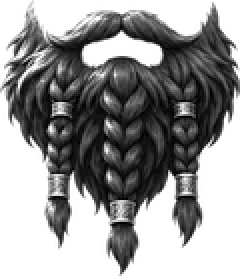
#> input picture src/assets/rpg/bart_dreizopf.webp, 120 x 138 px (shown 2 times larger); its folder holds only this picture in this run
$ python process_extra.py ../../src/assets/rpg/bart_dreizopf.webp 5 5
#> lines starting #> are read from the running program, lines starting #| are printed output that depends on the picture; after the words box and inside, x2 and y2 are one past the last pixel; in counts of white or black regions, pixels touching at a corner belong together
# Zusatz-Sets aus einem eigenen Sammelbild (je Spalte ein Set): Kopf oben, Brust mit Armteilen links/rechts,
# darunter Hose und zwei Stiefel. Schreibt Ebenen ruestung_NN_* und ergänzt armorLayout.ts (Kopf, Seitenverhältnis, Färbe-Ebenen).
# Aufruf: python3 scripts/armor/process_extra.py <bild.png> <erster Set-Index> <Spalten> [--stoff 36,…] [--ohne-baender 36,…]
#   --stoff: Sets ohne roten Stoff bekommen das Haupt-Material als Färbe-Ebene
#   --ohne-baender: herabhängende Bänder/Knoten unter der Kopfbedeckung abschneiden (sie fielen übers Gesicht)
#   --kopf-tiefer 36:40,…: Kopfbedeckung um so viele Pixel (von 1152) tiefer setzen, damit sie bis zur Stirn sitzt
# Nach scripts/armor/process.py (schreibt armorLayout.ts neu) dieses Skript erneut ausführen.
import sys, os, re, importlib.util
import numpy as np
from scipy import ndimage
from PIL import Image
sys.path.insert(0, os.path.join(os.path.dirname(__file__), '..', 'traits'))
spec = importlib.util.spec_from_file_location('armorproc', os.path.join(os.path.dirname(__file__), 'process.py'))
P = importlib.util.module_from_spec(spec); spec.loader.exec_module(P)
from process import hair_fit  # noqa: E402

LAYOUT = 'src/domain/armorLayout.ts'

# [20 lines left out: function save, not called in this run]

def parts(a, cols):
    """Teile je Spalte, nach Höhe sortiert: Kopf, Brust (+ Arme links/rechts daneben), Hose, Stiefel."""
#> called with cols = 5
    H, W = a.shape[:2]
#> H = 138; W = 120
    lab, _ = ndimage.label(a[..., 3] > 24)
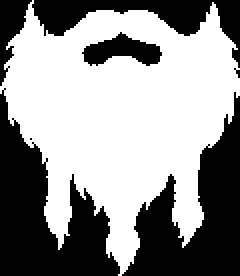
#> lab: shape (138, 120) int32 (shown 2 times larger); values 0 (black) and 1 (white), 57.3% white; 7 black regions (2 under 20 px), largest, box (x1, y1, x2, y2) and area: (0, 44, 60, 138) 2694, (61, 46, 120, 138) 2500, (16, 0, 120, 34) 1163, (41, 16, 81, 33) 382, (0, 0, 16, 43) 325
    comps = []
    for i, sl in enumerate(ndimage.find_objects(lab), 1):
        if (lab[sl] == i).sum() < 400: continue
        comps.append(dict(i=i, y0=sl[0].start, y1=sl[0].stop, x0=sl[1].start, x1=sl[1].stop))
#> this loop made 1 pass
#> i on pass 1: 1
#> after the loop, comps = 1 item
    def cut(c):
        p = a.copy(); p[..., 3] = np.where(lab == c['i'], p[..., 3], 0); return P.crop(p)
    sets = []
    for col in range(cols):
        big = [c for c in comps if (c['x1'] - c['x0']) > 0.12 * W and int(((c['x0'] + c['x1']) / 2) / (W / cols)) == col]
        big.sort(key=lambda c: c['y0'])
        head, chest, legs = big[0], big[1], big[2]
        arms = [c for c in comps if c not in big and abs((c['y0'] + c['y1']) / 2 - (chest['y0'] + chest['y1']) / 2) < 0.25 * H and (c['x1'] - c['x0']) < 0.12 * W
                and chest['x0'] - 0.1 * W < (c['x0'] + c['x1']) / 2 < chest['x1'] + 0.1 * W]
        arms.sort(key=lambda c: c['x0'])
        cx = (chest['x0'] + chest['x1']) / 2
        armL = min(arms, key=lambda c: abs((c['x0'] + c['x1']) / 2 - (chest['x0'] - 10)))
        armR = min(arms, key=lambda c: abs((c['x0'] + c['x1']) / 2 - (chest['x1'] + 10)))
        boots = sorted([c for c in comps if c['y0'] > legs['y1'] - 20 and legs['x0'] - 0.08 * W < (c['x0'] + c['x1']) / 2 < legs['x1'] + 0.08 * W], key=lambda c: c['x0'])
        assert armL is not armR and len(boots) == 2, (col, len(arms), len(boots), cx)
        sets.append(dict(head=cut(head), chest=cut(chest), arm_l=cut(armL), arm_r=cut(armR), hose=cut(legs), stiefel_l=cut(boots[0]), stiefel_r=cut(boots[1])))
#> after the loop, sets = []
    return sets

# [41 lines left out: functions cut_tails, chest_scale, patch_layout, not called in this run]

if __name__ == '__main__':
    path, first, cols = sys.argv[1], int(sys.argv[2]), int(sys.argv[3])
    opt = lambda flag: {int(x) for a, b in zip(sys.argv, sys.argv[1:]) if a == flag for x in b.split(',')}
    fabric, tails = opt('--stoff'), opt('--ohne-baender')
    head_dy = {int(k): float(v) for a, b in zip(sys.argv, sys.argv[1:]) if a == '--kopf-tiefer' for k, v in (x.split(':') for x in b.split(','))}
    aspect, headpos, dye, scale = {}, {}, [], {}
#> (the run stopped early here; a loop or call above may not have finished)

$ run again, on src/assets/rpg/frisur_wellenmaehne.webp
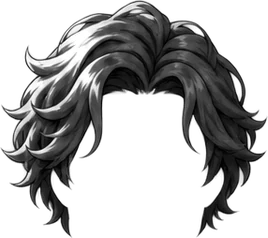
#> input picture src/assets/rpg/frisur_wellenmaehne.webp, 268 x 238 px
#> H = 238; W = 268
#> in parts, `lab, _ = ndimage.label(a[..., 3] > 24)`:
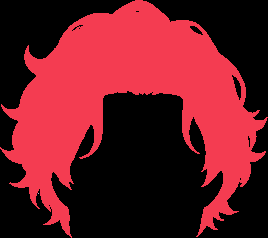
#> lab: shape (238, 268) int32; 3 distinct labels, from 0 to 2; one colour per label, 0 black
#> the loop in parts, `for i, sl in enumerate(ndimage.find_objects(lab), 1):` made 2 passes
#> i on passes 1 to 2: 1, 2
#> after the loop in parts, `for i, sl in enumerate(ndimage.find_objects(lab), 1):`: comps = 1 item
#> after the loop in parts, `for col in range(cols):`: sets = []

$ run again, on src/assets/rpg/narbe_blitz.webp
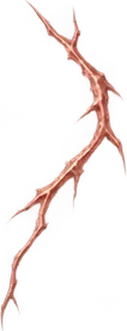
#> input picture src/assets/rpg/narbe_blitz.webp, 127 x 331 px
#> H = 331; W = 127
#> in parts, `lab, _ = ndimage.label(a[..., 3] > 24)`:
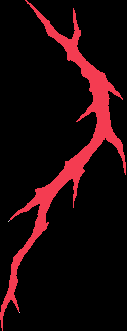
#> lab: shape (331, 127) int32; 5 distinct labels, from 0 to 4; one colour per label, 0 black
#> the loop in parts, `for i, sl in enumerate(ndimage.find_objects(lab), 1):` made 4 passes
#> after the loop in parts, `for i, sl in enumerate(ndimage.find_objects(lab), 1):`: comps = 1 item
#> after the loop in parts, `for col in range(cols):`: sets = []

$ run again, on src/assets/rpg/narbe_brustnaht.webp
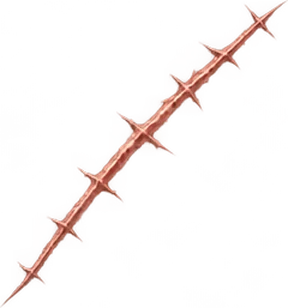
#> input picture src/assets/rpg/narbe_brustnaht.webp, 288 x 308 px
#> H = 308; W = 288
#> in parts, `lab, _ = ndimage.label(a[..., 3] > 24)`:
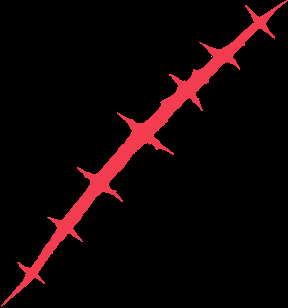
#> lab: shape (308, 288) int32; 3 distinct labels, from 0 to 2; one colour per label, 0 black
#> the loop in parts, `for i, sl in enumerate(ndimage.find_objects(lab), 1):` made 2 passes
#> i on passes 1 to 2: 1, 2
#> after the loop in parts, `for i, sl in enumerate(ndimage.find_objects(lab), 1):`: comps = 1 item
#> after the loop in parts, `for col in range(cols):`: sets = []

$ run again, on src/assets/rpg/bart_vollbart.webp
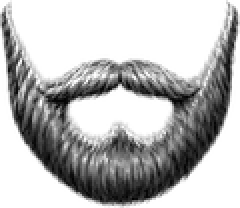
#> input picture src/assets/rpg/bart_vollbart.webp, 120 x 104 px (shown 2 times larger)
#> H = 104; W = 120
#> in parts, `lab, _ = ndimage.label(a[..., 3] > 24)`:
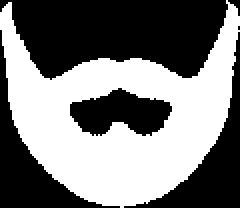
#> lab: shape (104, 120) int32 (shown 2 times larger); values 0 (black) and 1 (white), 48.1% white; 1 white region, box (x1, y1, x2, y2) and area: (0, 0, 120, 104) 6004
#> the loop in parts, `for i, sl in enumerate(ndimage.find_objects(lab), 1):` made 1 pass
#> i on pass 1: 1
#> after the loop in parts, `for i, sl in enumerate(ndimage.find_objects(lab), 1):`: comps = 1 item
#> after the loop in parts, `for col in range(cols):`: sets = []
